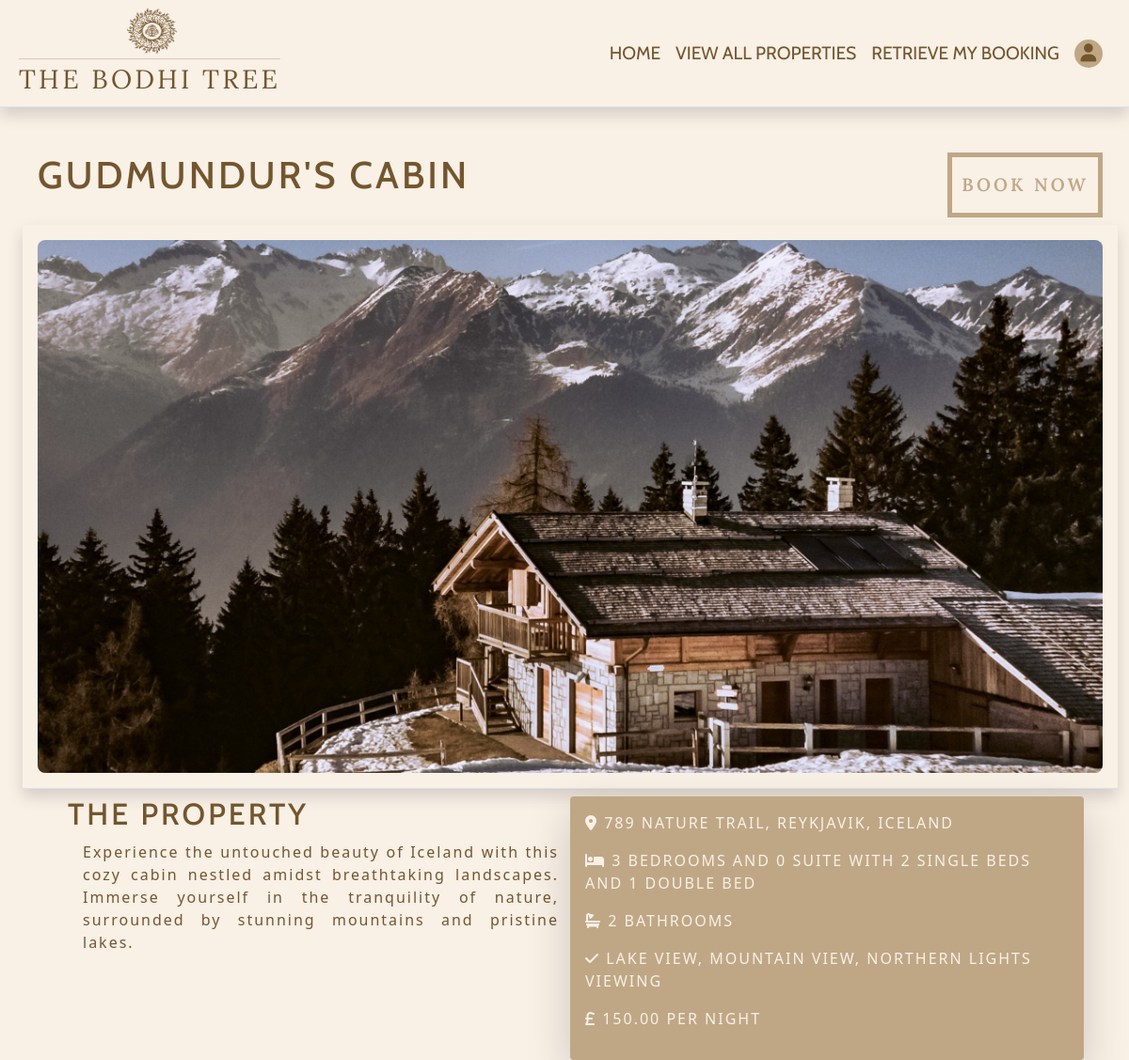
The page /property/3/ on the database its author committed.
### property/models.py (models this page shows, shortened)
class Property(models.Model):
    class Meta:
        verbose_name_plural = 'Properties'
    name = models.CharField(max_length=50)
    description = models.TextField(max_length=500, null=True, blank=True)
    address = models.CharField(max_length=80)
    city = models.CharField(max_length=40)
    country = CountryField()
    single_beds = models.IntegerField(null=True, blank=True)
    double_beds = models.IntegerField(null=True, blank=True)
    rooms = models.IntegerField(null=True, blank=True)
    suites = models.IntegerField(null=True, blank=True)
    bathrooms = models.IntegerField(null=True, blank=True)
    amenities = models.ManyToManyField(Amenity, blank=True)
    is_available = models.BooleanField(default=True)
    price_per_night = models.DecimalField(max_digits=6, decimal_places=2)
    is_featured = models.BooleanField(default=False)
    featured_image = models.ImageField()
    def number_of_bathrooms(self):
        return self.bathrooms + self.suites

class Amenity(models.Model):
    class Meta:
        verbose_name_plural = 'Amenities'
    name = models.CharField(max_length=20)
    def __str__(self):
        return self.name.replace('_', ' ')

### property/views.py (the view)
def property_details(request, property_id):
    property = get_object_or_404(Property, pk=property_id)
    amenities = property.amenities.all()
    template = 'property/property_details.html'
    context = {
        'property': property,
        'amenities': amenities
    }
    return render(request, template, context)

### property/templates/property/property_details.html (shortened to what this page needs)
{% extends 'base.html' %}
{% block content %}
    <section>
        <div class="container-fluid">
            <div class="row pt-5 px-3 pb-2">
                <div class="col-9">
                    <h1 class="custom-text-dark">{{ property.name }}</h1>
                </div>
                <div class="col-3 d-flex flex-row-reverse">
                    <a href="{% url 'booking' property.id %}" class="action-btn font-logo">Book Now</a>
                </div>
            </div>
            <div class="p-3 border-bottom shadow" style="--bs-border-opacity: .7;">
                <img src="{{ property.featured_image.url }}" class="w-100 img-fluid rounded-3" alt="">
            </div>
            <div class="row custom-text-dark px-5 pt-2">
                <div class="col-12 col-md-6">
                    <h2>The Property</h2>
                    <p class="custom-text-dark description text-space ps-3">{{ property.description }}</p>
                </div>
                <div class="col-12 col-md-6 p-3 custom-bg-dark custom-text-light rounded-1 shadow-lg text-space text-uppercase align-middle">
                    <div class="col pb-3">
                            <i class="fa-sharp fa-solid fa-location-dot"></i> {{ property.address }}, {{ property.city }}, {{ property.country.name }}
                    </div>
                    <div class="col pb-3">
                        <i class="fa-sharp fa-solid fa-bed"></i> {{ property.rooms }} bedrooms and {{ property.suites }} suite{% if property.suites > 1 %}s{% endif %} with {{ property.single_beds }} single bed{% if property.single_beds > 1 %}s{% endif %} and {{ property.double_beds }} double bed{% if property.double_beds > 1 %}s{% endif %}
                    </div>
                    <div class="col pb-3">
                        <i class="fa-sharp fa-solid fa-bath"></i> {{ property.number_of_bathrooms }} bathrooms
                    </div>
                    <div class="col pb-3">
                        <i class="fa-sharp fa-solid fa-check"></i> {% for amenity in amenities %}{{ amenity }}{% if not forloop.last %}, {% endif %} {% endfor %}
                    </div>
                    <div class="col pb-3">
                        <i class="fa-sharp fa-solid fa-sterling-sign"></i> {{ property.price_per_night }} per night
                    </div>
                </div>
            </div>
        </div>
    </section>
{% endblock %}

### static/css/base.css (style rules this page uses)
body { background-color: #f9f0e6 !important; color: #73562e; font-family: 'Cabin', sans-serif; }
section { position: absolute; }
.custom-text-light { color: #f9f0e6; }
.custom-text-dark, .nav-item * { color: #73562e !important; }
.font-logo { font-family: 'Lora', serif !important; letter-spacing: .2rem; text-transform: uppercase; }
h1, h2, h3 { text-transform: uppercase; letter-spacing: 3px; font-family: 'Cabin', sans-serif; }
.action-btn { text-align: center; text-transform: uppercase; font-family: 'Cabin', sans-serif; border: 5px solid #bfa786; color: #bfa786; font-weight: 600; font-size: 1.2rem; text-decoration: none; padding: 15px 10px 15px 10px; margin-left: auto; transition: 0.5s ease; }
.description { text-align: justify; }
.text-space { letter-spacing: 2px; }
.custom-bg-dark { background-color: #bfa786; }

### rows shown on the page
Property: name "GUDMUNDUR'S CABIN", featured_image (picture), description "Experience the untouched beauty of Iceland with this cozy cabin nestled amidst breathtaking landscapes. Immerse yourself in the tranquility of nature, surrounded by stunning mountains and pristine lakes.", address "789 NATURE TRAIL", city "REYKJAVIK", country.name "ICELAND", rooms "3", suites "0", single_beds "2", double_beds "1", number_of_bathrooms "2", price_per_night "150.00"
Amenity: name "LAKE VIEW"
Amenity: name "MOUNTAIN VIEW"
Amenity: name "NORTHERN LIGHTS VIEWING"
